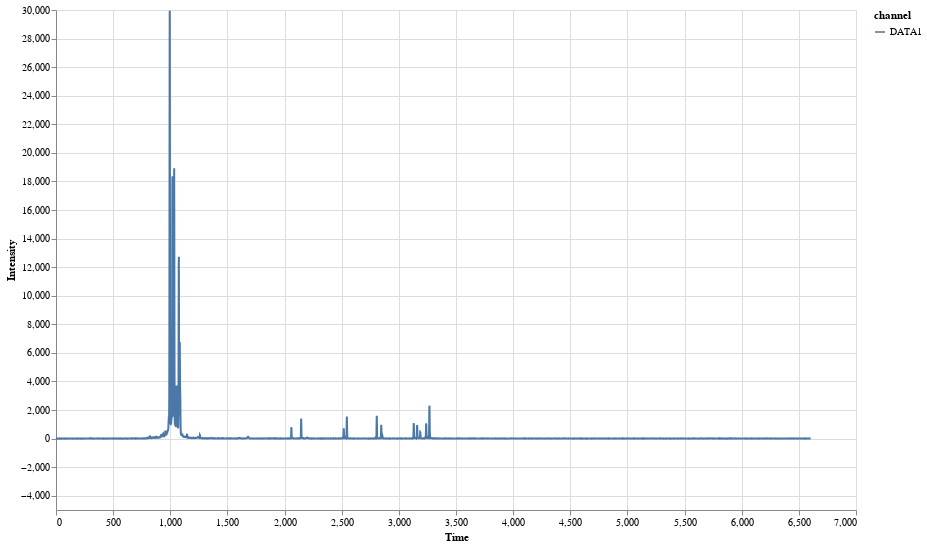

Notebook source saved alongside this figure:
### Code cell
for plot, name in fraggler.plot_fsa_data(fsa):
    display(plot)
    break

### Figure 1 — Vega-Lite specification as saved in the notebook (floating-point values rounded to 4 significant figures; data arrays with more than 128 entries replaced by an {"elided": "..."} marker saying what was removed)
{"config": {"view": {"continuousWidth": 300, "continuousHeight": 300}}, "data": {"name": "data-7dd0899810c57c07c3e601804a981c90"}, "mark": {"type": "line"}, "encoding": {"color": {"field": "channel", "type": "nominal"}, "x": {"field": "time", "title": "Time", "type": "quantitative"}, "y": {"field": "data", "title": "Intensity", "type": "quantitative"}}, "height": 500, "params": [{"name": "param_1", "select": {"type": "interval", "encodings": ["x", "y"]}, "bind": "scales"}], "width": 800, "$schema": "https://vega.github.io/schema/vega-lite/v5.8.0.json", "datasets": {"data-7dd0899810c57c07c3e601804a981c90": {"elided": "6604 records"}}}
